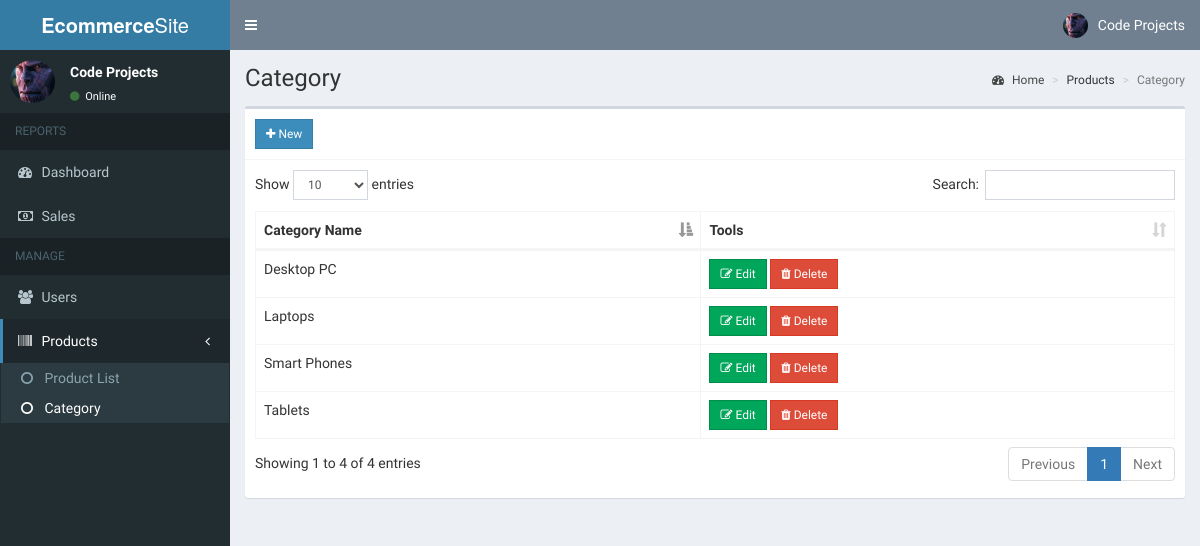
The app's page /admin/category.php (signed in) with its own data.
### tables this page shows
CREATE TABLE `users` (
  `id` int(11) NOT NULL,
  `email` varchar(200) NOT NULL,
  `password` varchar(60) NOT NULL,
  `Code` varchar(250) NOT NULL,
  `type` int(1) NOT NULL,
  `firstname` varchar(50) NOT NULL,
  `lastname` varchar(50) NOT NULL,
  `Phone` varchar(100) NOT NULL,
  `Gender` varchar(100) NOT NULL,
  `address` text NOT NULL,
  `contact_info` varchar(100) NOT NULL,
  `photo` varchar(200) NOT NULL,
  `status` int(1) NOT NULL,
  `activate_code` varchar(15) NOT NULL,
  `reset_code` varchar(15) NOT NULL,
  `created_on` date NOT NULL
);

CREATE TABLE `category` (
  `id` int(11) NOT NULL,
  `name` varchar(100) NOT NULL,
  `cat_slug` varchar(150) NOT NULL
);

### admin/includes/session.php (called while the page is built, shortened)
<?php
	include '../includes/conn.php';
	$conn = $pdo->open();
	$stmt = $conn->prepare("SELECT * FROM users WHERE id=:id");
	$stmt->execute(['id'=>$_SESSION['admin']]);
	$admin = $stmt->fetch();
?>

### admin/category.php (the view, shortened to what this page needs)
<?php include 'includes/session.php'; ?>
<?php include 'includes/header.php'; ?>
<body class="hold-transition skin-blue sidebar-mini">
<div class="wrapper">
  <?php include 'includes/navbar.php'; ?>
  <?php include 'includes/menubar.php'; ?>
  <div class="content-wrapper">
    <section class="content-header">
      <h1>
        Category
      </h1>
      <ol class="breadcrumb">
        <li><a href="#"><i class="fa fa-dashboard"></i> Home</a></li>
        <li>Products</li>
        <li class="active">Category</li>
      </ol>
    </section>
    <section class="content">
      <div class="row">
        <div class="col-xs-12">
          <div class="box">
            <div class="box-header with-border">
              <a href="#addnew" data-toggle="modal" class="btn btn-primary btn-sm btn-flat"><i class="fa fa-plus"></i> New</a>
            </div>
            <div class="box-body">
              <table id="example1" class="table table-bordered">
                <thead>
                  <th>Category Name</th>
                  <th>Tools</th>
                </thead>
                <tbody>
                  <?php
                    $conn = $pdo->open();
                    try{
                      $stmt = $conn->prepare("SELECT * FROM category");
                      $stmt->execute();
                      foreach($stmt as $row){
                        echo "
                          <tr>
                            <td>".$row['name']."</td>
                            <td>
                              <button class='btn btn-success btn-sm edit btn-flat' data-id='".$row['id']."'><i class='fa fa-edit'></i> Edit</button>
                              <button class='btn btn-danger btn-sm delete btn-flat' data-id='".$row['id']."'><i class='fa fa-trash'></i> Delete</button>
                            </td>
                          </tr>
                        ";
                      }
                    }
                    catch(PDOException $e){
                      echo $e->getMessage();
                    }
                  ?>
                </tbody>
              </table>
            </div>
          </div>
        </div>
      </div>
    </section>
  </div>
</div>
</body>
</html>

### admin/includes/navbar.php (shortened to what this page needs)
<header class="main-header">
  <a href="#" class="logo">
    <span class="logo-lg"><b>Ecommerce</b>Site</span>
  </a>
  <nav class="navbar navbar-static-top">
    <a href="#" class="sidebar-toggle" data-toggle="push-menu" role="button">
    </a>
    <div class="navbar-custom-menu">
      <ul class="nav navbar-nav">
        <li class="dropdown user user-menu">
          <a href="#" class="dropdown-toggle" data-toggle="dropdown">
            <img src="<?php echo (!empty($admin['photo'])) ? '../images/'.$admin['photo'] : '../images/profile.jpg'; ?>" class="user-image" alt="User Image">
            <span class="hidden-xs"><?php echo $admin['firstname'].' '.$admin['lastname']; ?></span>
          </a>
        </li>
      </ul>
    </div>
  </nav>
</header>

### admin/includes/menubar.php
<aside class="main-sidebar">
  <section class="sidebar">
    <div class="user-panel">
      <div class="pull-left image">
        <img src="<?php echo (!empty($admin['photo'])) ? '../images/'.$admin['photo'] : '../images/profile.jpg'; ?>" class="img-circle" alt="User Image">
      </div>
      <div class="pull-left info">
        <p><?php echo $admin['firstname'].' '.$admin['lastname']; ?></p>
        <a><i class="fa fa-circle text-success"></i> Online</a>
      </div>
    </div>
    <ul class="sidebar-menu" data-widget="tree">
      <li class="header">REPORTS</li>
      <li><a href="home.php"><i class="fa fa-dashboard"></i> <span>Dashboard</span></a></li>
      <li><a href="sales.php"><i class="fa fa-money"></i> <span>Sales</span></a></li>
      <li class="header">MANAGE</li>
      <li><a href="users.php"><i class="fa fa-users"></i> <span>Users</span></a></li>
      <li class="treeview">
        <a href="#">
          <i class="fa fa-barcode"></i>
          <span>Products</span>
          <span class="pull-right-container">
            <i class="fa fa-angle-left pull-right"></i>
          </span>
        </a>
        <ul class="treeview-menu">
          <li><a href="products.php"><i class="fa fa-circle-o"></i> Product List</a></li>
          <li><a href="category.php"><i class="fa fa-circle-o"></i> Category</a></li>
        </ul>
      </li>
    </ul>
  </section>
</aside>

### records on screen
users: photo (picture), firstname "Code", lastname "Projects"
category: name "Laptops"
category: name "Desktop PC"
category: name "Tablets"
category: name "Smart Phones"
